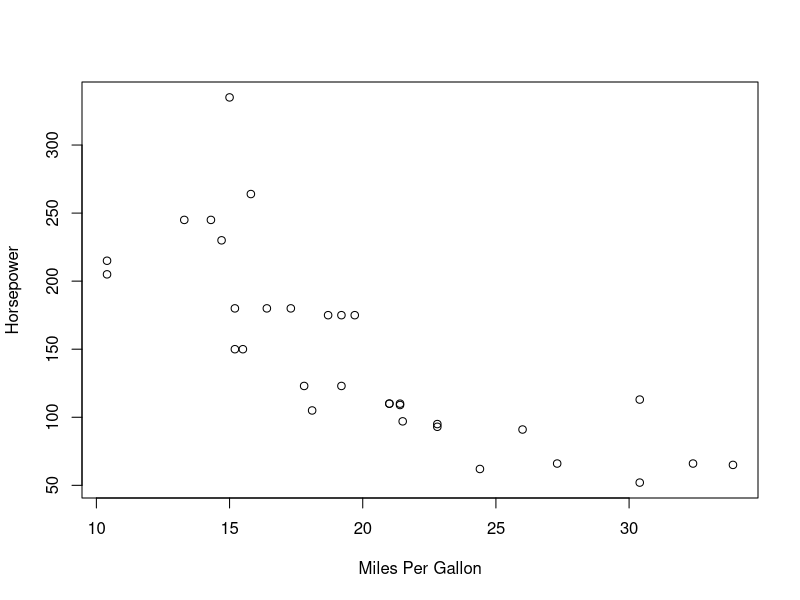

Here is the R script that generated this plot:
## ---- chunk 1
library(kableExtra)
summary(mtcars[, c("mpg", "cyl", "hp")]) 
plot(mtcars$mpg, mtcars$hp, xlab = "Miles Per Gallon", ylab = "Horsepower")
